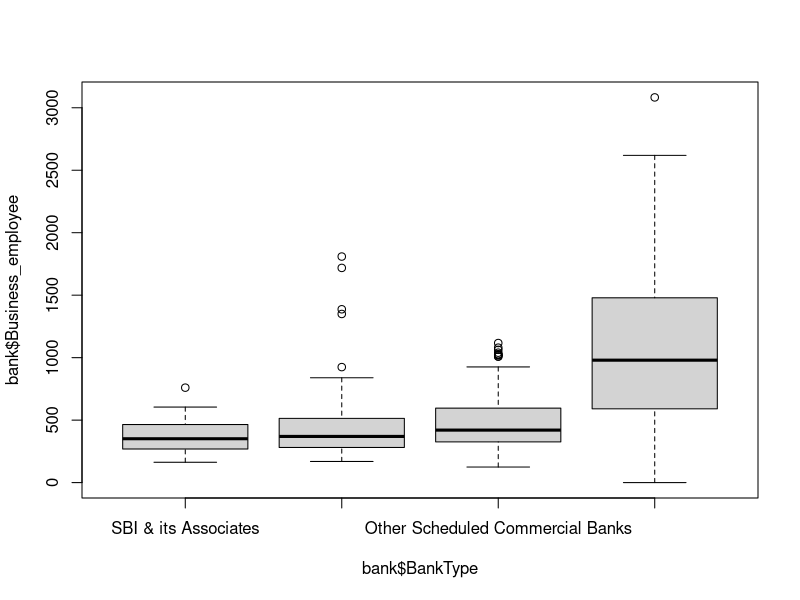
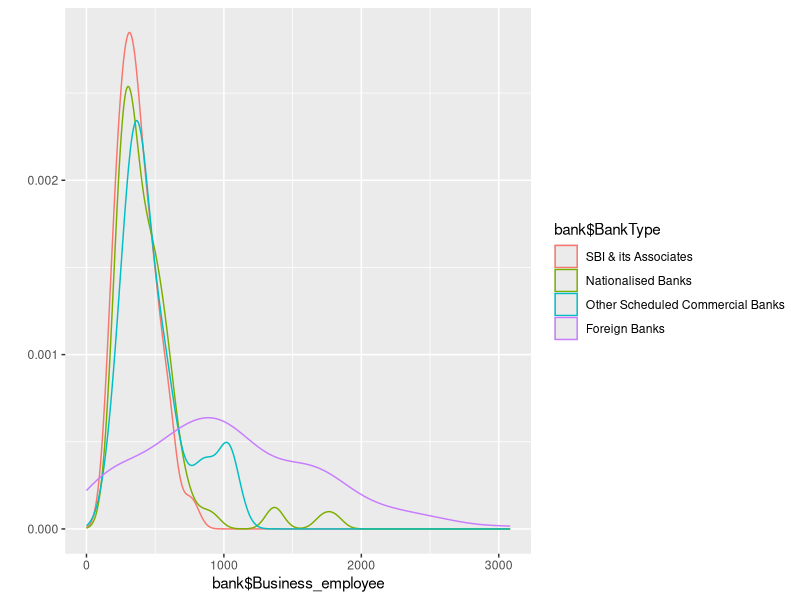
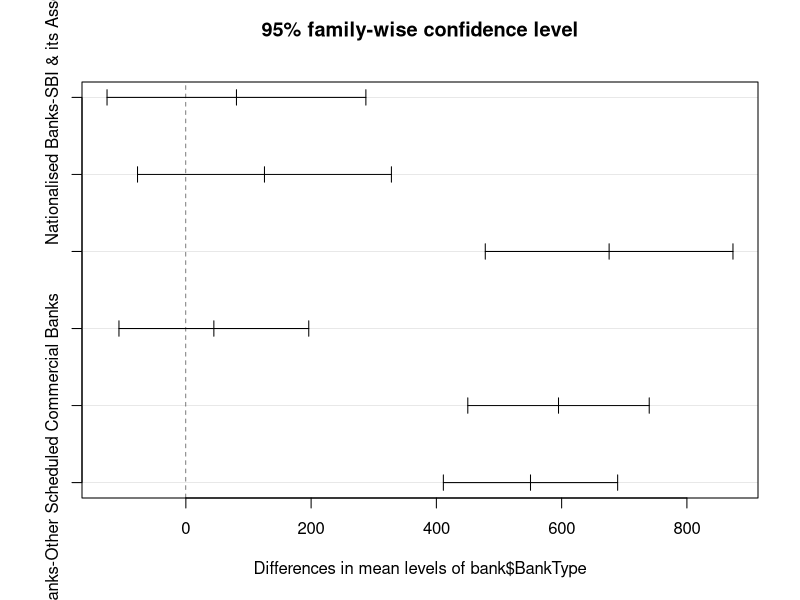

The R source for these figures, in order:
require(haven)
require(labelled)
require(ggplot2)
require(psych)
require(data.table)

setwd("~/Rscripts/annova")

bank <- read_sav("datafiles/bank.sav")

# convert list to data table
bank.table <- data.table(bank)

# Identity the factor and convert the data type to be a factor, else aov won't give correct results.
bank$BankType = to_factor(bank$BankType)

# Plot the boxplot for groups by channel no
boxplot(bank$Business_employee ~ bank$BankType)

# Super imposed denisty plot by factor
qplot(bank$Business_employee, colour=bank$BankType, data=bank, geom="density")

# Get the descritives table by each group
describeBy(bank$Business_employee, bank$BankType)

# Get the annova table
bank.aov <- aov(bank$Business_employee ~ bank$BankType, data = bank)
summary(bank.aov)

# Now run tukey's range test to analyze variations in means across individual groups
tk <- TukeyHSD(bank.aov)

# List the tukey's table
tk

# Plot to see variations in the means for each group pair
plot(tk)
